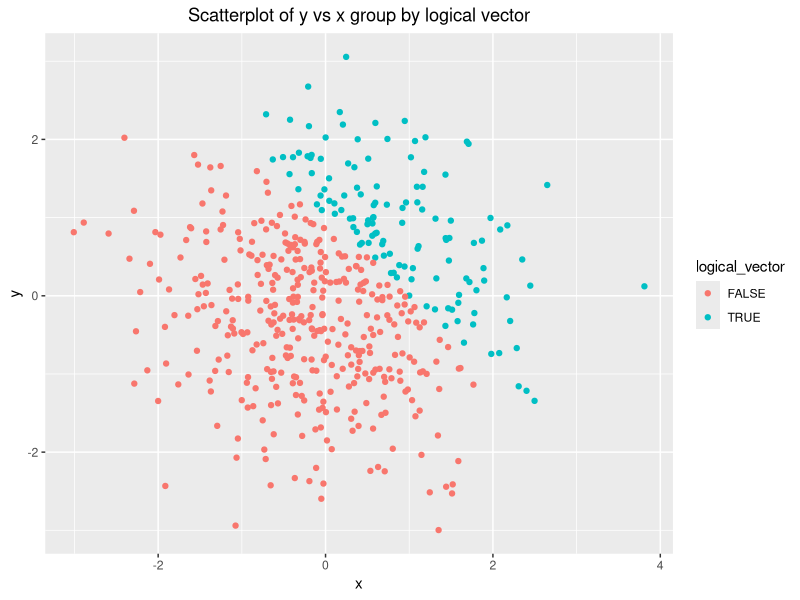
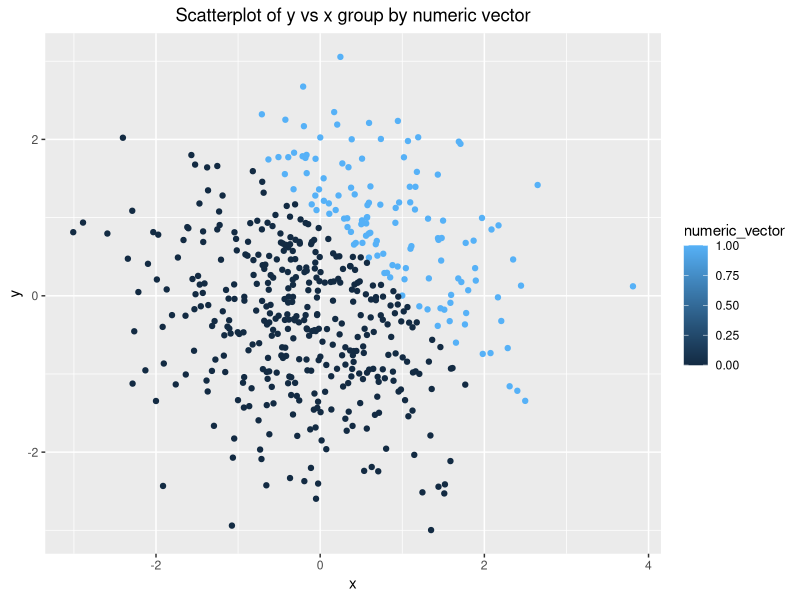
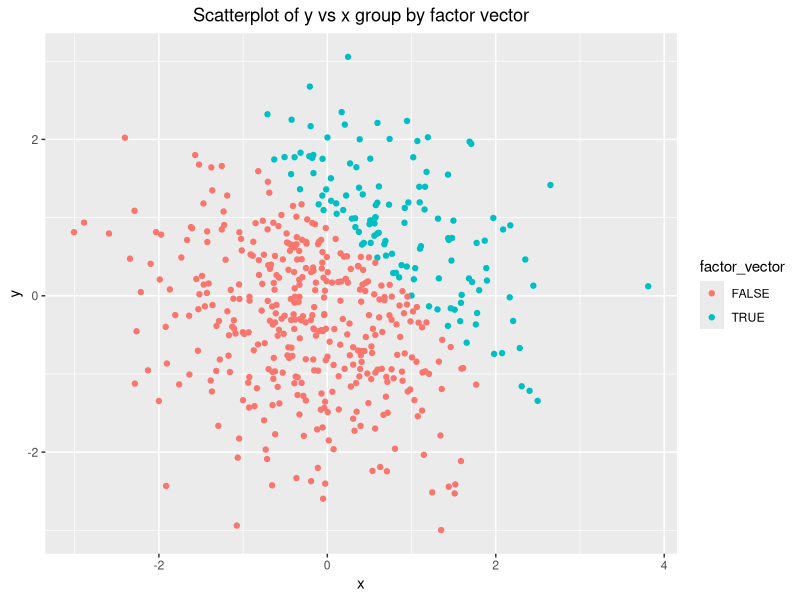

The R script that drew these images, in order:
## ---- chunk 1
knitr::opts_chunk$set(echo = TRUE)
library("tidyverse")
set.seed(1)
## ---- chunk 2
df_p1 <- tibble(
  random_sample = rnorm(8),
  logical_vector = random_sample > 0,
  character_vector = c("a","b","c","d","e","f","g","h"),
  factor_vector = factor(c("class_1","class_3","class_2","class_1","class_2","class_3","class_1","class_2"), 
                         levels = c("class_1","class_2","class_3"))
)

df_p1
## ---- chunk 3
as.numeric(pull(df_p1, logical_vector)) * pull(df_p1, random_sample)
as.factor(pull(df_p1, logical_vector)) * pull(df_p1, random_sample) 
as.numeric(as.factor(pull(df_p1, logical_vector))) * pull(df_p1, random_sample)
## ---- chunk 4
# To clean up the memories and variables to avoid some problems.
rm(list = ls())
knitr::opts_chunk$set(echo = TRUE)
library("tidyverse")
set.seed(1)
## ---- chunk 5
df_p2 <- tibble(
  x = rnorm(500),
  y = rnorm(500),
  logical_vector = (x + y) > 1,
  numeric_vector = as.numeric(logical_vector),
  factor_vector = as.factor(logical_vector)
)

df_p2
## ---- chunk 6
first_graph <- ggplot(df_p2, aes(x = x, y = y, color = logical_vector)) + geom_point() + labs(title = "Scatterplot of y vs x group by logical vector", x = "x", y = "y") + theme(plot.title = element_text(hjust = 0.5))
first_graph

second_graph <- ggplot(df_p2, aes(x = x, y = y, color = numeric_vector)) + geom_point() + labs(title = "Scatterplot of y vs x group by numeric vector", x = "x", y = "y") + theme(plot.title = element_text(hjust = 0.5))
second_graph

third_graph <- ggplot(df_p2, aes(x = x, y = y, color = factor_vector)) + geom_point() + labs(title = "Scatterplot of y vs x group by factor vector", x = "x", y = "y") + theme(plot.title = element_text(hjust = 0.5))
third_graph
## ---- chunk 7
ggsave("first_scatterplot.png", first_graph)
